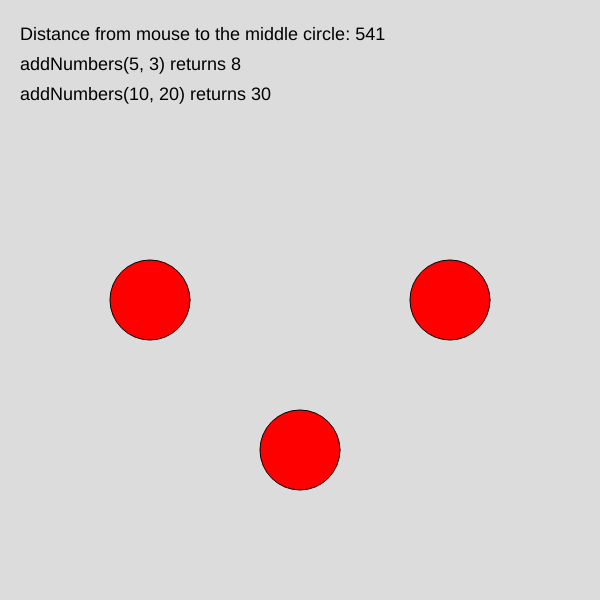
Frame 1 (no input)
Frame 60 (no input): identical to frame 1, image omitted
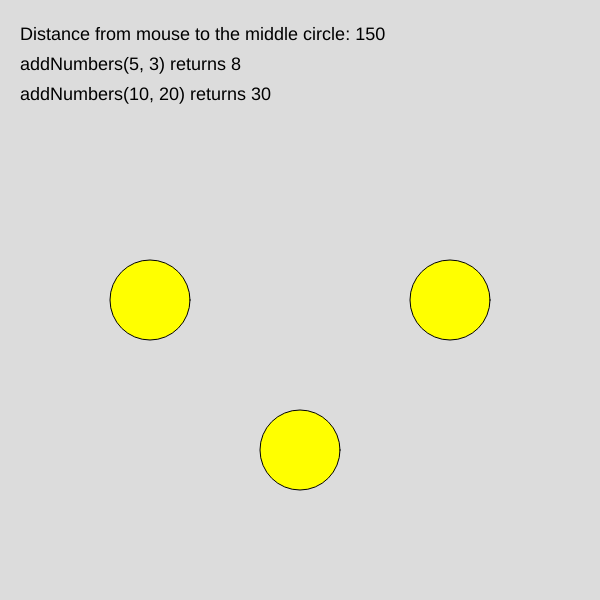
Frame 120 (the mouse pressed at the canvas centre since frame 60)

The p5.js sketch that drew these frames (run headless with seeded random() and noise() and a simulated clock; from frame 60 on, the mouse is pressed at the canvas centre):

// p5.js sketch
// ── sketch.js
/*
   Description: Lesson 10 - Functions with Return example
   Author: Mr. Kowalczewski
   Date of last edit: October 28, 2026
*/

function setup() {
  createCanvas(600, 600);
  textSize(18);
}

function draw() {
  background(220);
  fill(0);

  // ----- Built-in functions that return -----
  // dist() returns a number, so we can store it or use it directly
  let distance = dist(mouseX, mouseY, 300, 450);
  text(`Distance from mouse to the middle circle: ${round(distance)}`, 20, 40);

  // ----- Our own function that returns -----
  let answer = addNumbers(5, 3);
  text(`addNumbers(5, 3) returns ${answer}`, 20, 70);

  // it can be used anywhere a number is expected
  text(`addNumbers(10, 20) returns ${addNumbers(10, 20)}`, 20, 100);

  // ----- Returning a colour -----
  // the function is called where we would normally choose a fill
  fill(distanceColour(150, 300));
  circle(150, 300, 80);

  fill(distanceColour(450, 300));
  circle(450, 300, 80);

  fill(distanceColour(300, 450));
  circle(300, 450, 80);
}

// adds two numbers and returns the result
function addNumbers(numOne, numTwo) {
  let total = numOne + numTwo;
  return total;
}

// returns green, yellow or red depending on how close the mouse is
function distanceColour(xPos, yPos) {
  let distance = dist(xPos, yPos, mouseX, mouseY);

  if (distance < 100) {
    return color(0, 255, 0);
  }
  else if (distance < 200) {
    return color(255, 255, 0);
  }
  else {
    return color(255, 0, 0);
  }
}
